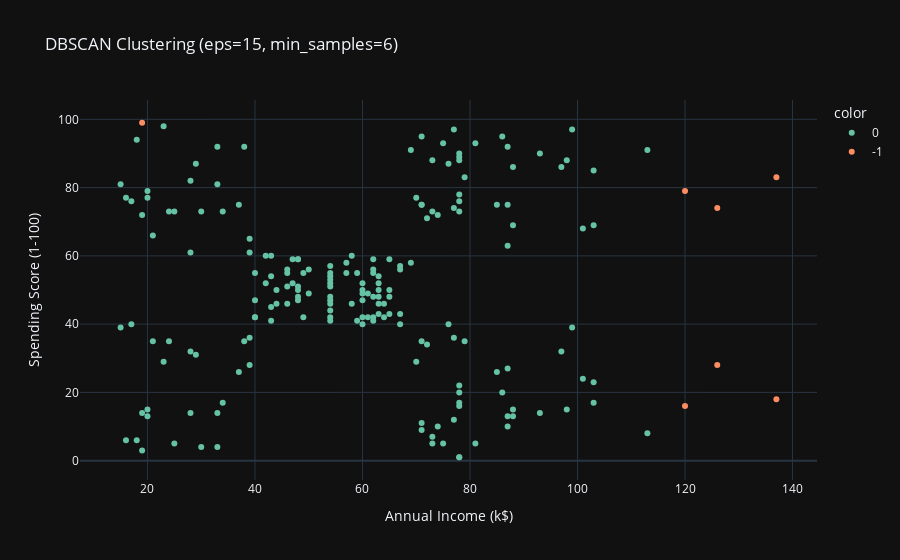

The code cell stored with this chart in its notebook:
### Code cell
#plot
fig = px.scatter(data,
                x='Annual Income (k$)',
                y='Spending Score (1-100)',
                color=data['Labels'].astype(str),
                title='DBSCAN Clustering (eps=15, min_samples=6)',
                labels={'Labels': 'Cluster'}, color_discrete_sequence=px.colors.qualitative.Set2)

fig.update_layout(
    xaxis_title="Annual Income (k$)",
    yaxis_title="Spending Score (1-100)",
    title='DBSCAN Clustering (eps=15, min_samples=6)'
)

iplot(fig)

### Figure 1 — Plotly figure (JSON) as saved in the notebook; plotly's stock layout.template omitted (floating-point values rounded to 4 significant figures; data arrays with more than 128 entries replaced by an {"elided": "..."} marker saying what was removed)
{"data": [{"hovertemplate": "color=0<br>Annual Income (k$)=%{x}<br>Spending Score (1-100)=%{y}<extra></extra>", "legendgroup": "0", "marker": {"color": "rgb(102,194,165)", "symbol": "circle"}, "mode": "markers", "name": "0", "orientation": "v", "showlegend": true, "x": {"elided": "193 int values"}, "xaxis": "x", "y": {"elided": "193 int values"}, "yaxis": "y", "type": "scatter"}, {"hovertemplate": "color=-1<br>Annual Income (k$)=%{x}<br>Spending Score (1-100)=%{y}<extra></extra>", "legendgroup": "-1", "marker": {"color": "rgb(252,141,98)", "symbol": "circle"}, "mode": "markers", "name": "-1", "orientation": "v", "showlegend": true, "x": [19, 120, 120, 126, 126, 137, 137], "xaxis": "x", "y": [99, 16, 79, 28, 74, 18, 83], "yaxis": "y", "type": "scatter"}], "layout": {"legend": {"title": {"text": "color"}, "tracegroupgap": 0}, "title": {"text": "DBSCAN Clustering (eps=15, min_samples=6)"}, "xaxis": {"anchor": "y", "domain": [0.0, 1.0], "title": {"text": "Annual Income (k$)"}}, "yaxis": {"anchor": "x", "domain": [0.0, 1.0], "title": {"text": "Spending Score (1-100)"}}}}
